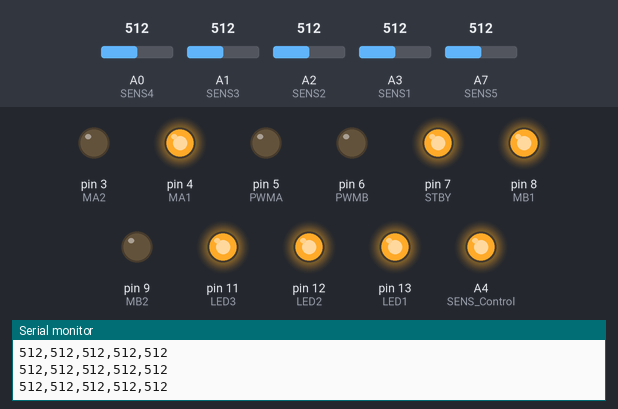
The sketch below on a simulated Arduino Nano, built with avr-gcc and run on an emulated ATmega328P. Parts: output pins drawn as LEDs (lit = HIGH), the last lines printed to the serial monitor. The test bench sets the inputs (shaded band); at power-on: A0 (SENS4) = 512, A1 (SENS3) = 512, A2 (SENS2) = 512, A3 (SENS1) = 512, A7 (SENS5) = 512.

Above: at 1.2 s.
1.3 s: A0 (SENS4) set to 886
2.8 s: A0 (SENS4) set to 912
At 4.0 s:
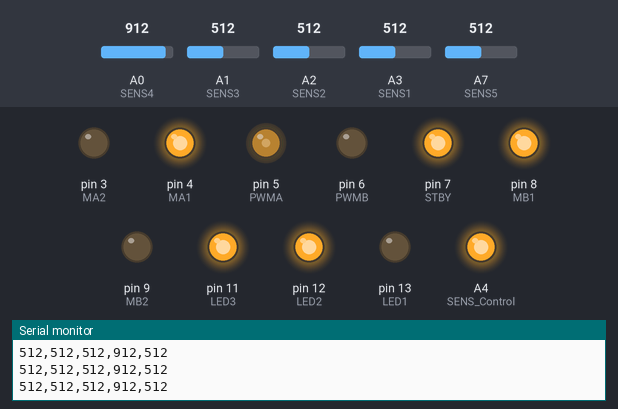
4.3 s: A1 (SENS3) set to 910
7.3 s: A0 (SENS4) set to 890
At 8.5 s:
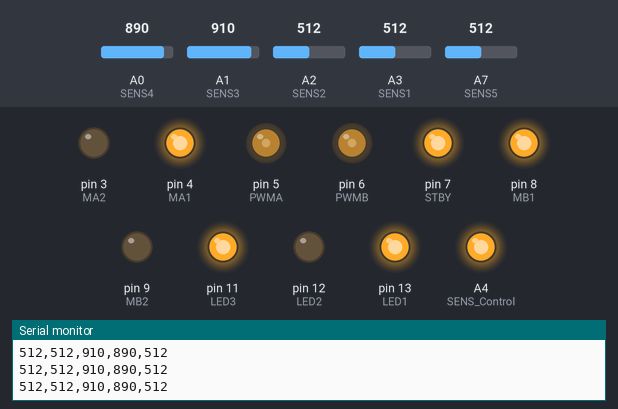
8.8 s: A0 (SENS4) set to 910
At 9.3 s:
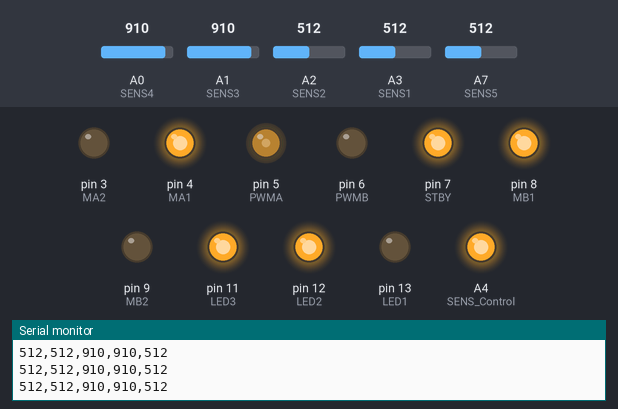
10.3 s: A2 (SENS2) set to 111
11.8 s: A2 (SENS2) set to 93
Timing chart, 0 to 14.8 s (numbered marks = the images above; inputs shaded):
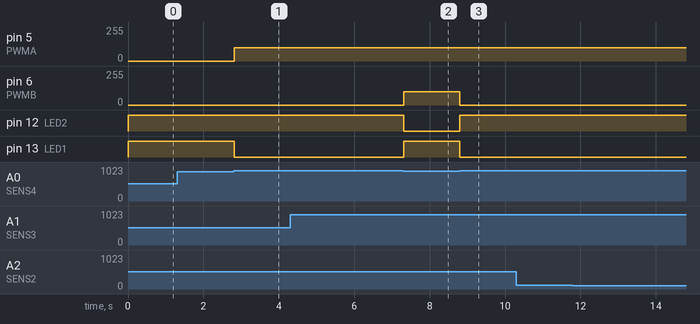

Measured:
- the behaviour switches between 900 and 901 on A0 (SENS4) (found by bisection; images 0 and 1)
- after the input at 2.8 s, pin 5 (PWMA): 0/255 → 100/255 at once; pin 13 (LED1): HIGH → LOW at once
- after the input at 7.3 s, pin 6 (PWMB): 0/255 → 100/255 at once; pin 12 (LED2): HIGH → LOW at once; pin 13 (LED1): LOW → HIGH at once
- after the input at 8.8 s, pin 6 (PWMB): 100/255 → 0/255 at once; pin 12 (LED2): LOW → HIGH at once; pin 13 (LED1): HIGH → LOW at once

The sketch:

Sensor_Demo.ino
```cpp
int SENS1 = A3;
int SENS2 = A2;
int SENS3 = A1;
int SENS4 = A0;
int SENS5 = A7;

int LED1 = 13;
int LED2 = 12;
int LED3 = 11;

int SENS1_Cal = 0;
int SENS2_Cal = 0;
int SENS3_Cal = 0;
int SENS4_Cal = 0;
int SENS5_Cal = 0;

int SENS_Control = A4;

int Line = 0;

int MA1 = 4;
int MA2 = 3;
int PWMA = 5;
int MB1 = 8;
int MB2 = 9;
int PWMB = 6;
int STBY = 7;

void setup()
{
  pinMode(SENS1, INPUT);
  pinMode(SENS2, INPUT);
  pinMode(SENS3, INPUT);
  pinMode(SENS4, INPUT);
  pinMode(SENS5, INPUT);

  pinMode(SENS_Control, OUTPUT);

  digitalWrite(SENS_Control, HIGH);

  pinMode(LED1, OUTPUT);
  pinMode(LED2, OUTPUT);
  pinMode(LED3, OUTPUT);

  digitalWrite(LED1, HIGH);
  digitalWrite(LED2, HIGH);
  digitalWrite(LED3, HIGH);

  pinMode(MA1, OUTPUT);
  pinMode(MA2, OUTPUT);
  pinMode(MB1, OUTPUT);
  pinMode(MB2, OUTPUT);
  pinMode(PWMA, OUTPUT);
  pinMode(PWMB, OUTPUT);
  pinMode(STBY, OUTPUT);

  digitalWrite(STBY, HIGH);

  digitalWrite(MA1, HIGH);
  digitalWrite(MA2, LOW);
  digitalWrite(MB1, HIGH);
  digitalWrite(MB2, LOW);

  Serial.begin(9600);
}

void loop()
{
  Serial.print(analogRead(SENS1));
  Serial.print(',');
  Serial.print(analogRead(SENS2));
  Serial.print(',');
  Serial.print(analogRead(SENS3));
  Serial.print(',');
  Serial.print(analogRead(SENS4));
  Serial.print(',');
  Serial.println(analogRead(SENS5));

  if(analogRead(SENS1) > 900){
    digitalWrite(LED1, HIGH);
    digitalWrite(LED2, HIGH);
    digitalWrite(LED3, LOW);
    analogWrite(PWMB, 100);
    analogWrite(PWMA, 0);
    }
   if(analogRead(SENS2) > 900){
    digitalWrite(LED1, HIGH);
    digitalWrite(LED2, HIGH);
    digitalWrite(LED3, LOW);
    analogWrite(PWMB, 100);
    analogWrite(PWMA, -100);
    }
    if(analogRead(SENS3) > 900){
    digitalWrite(LED1, HIGH);
    digitalWrite(LED2, LOW);
    digitalWrite(LED3, HIGH);
    analogWrite(PWMB, 100);
    analogWrite(PWMA, 100);
    }
    if(analogRead(SENS4) > 900){
    digitalWrite(LED1, LOW);
    digitalWrite(LED2, HIGH);
    digitalWrite(LED3, HIGH);
    analogWrite(PWMB, 0);
    analogWrite(PWMA, 100);
    }
    if(analogRead(SENS5) > 900){
    digitalWrite(LED1, LOW);
    digitalWrite(LED2, HIGH);
    digitalWrite(LED3, HIGH);
    analogWrite(PWMB, 0);
    analogWrite(PWMA, 100);
    }
}
```
